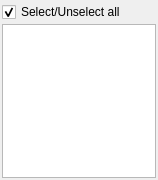
<?xml version="1.0" encoding="UTF-8"?>
<ui version="4.0">
 <class>FilterNames</class>
 <widget class="QWidget" name="FilterNames">
  <property name="geometry">
   <rect>
    <x>0</x>
    <y>0</y>
    <width>158</width>
    <height>180</height>
   </rect>
  </property>
  <property name="sizePolicy">
   <sizepolicy hsizetype="Preferred" vsizetype="MinimumExpanding">
    <horstretch>0</horstretch>
    <verstretch>0</verstretch>
   </sizepolicy>
  </property>
  <property name="windowTitle">
   <string>Names filter</string>
  </property>
  <layout class="QVBoxLayout" name="verticalLayout">
   <property name="spacing">
    <number>2</number>
   </property>
   <property name="sizeConstraint">
    <enum>QLayout::SetDefaultConstraint</enum>
   </property>
   <property name="leftMargin">
    <number>2</number>
   </property>
   <property name="topMargin">
    <number>2</number>
   </property>
   <property name="rightMargin">
    <number>2</number>
   </property>
   <property name="bottomMargin">
    <number>2</number>
   </property>
   <item>
    <widget class="QCheckBox" name="selectAll">
     <property name="layoutDirection">
      <enum>Qt::LeftToRight</enum>
     </property>
     <property name="text">
      <string>Select/Unselect all</string>
     </property>
     <property name="checked">
      <bool>true</bool>
     </property>
    </widget>
   </item>
   <item>
    <widget class="QListWidget" name="listWidget"/>
   </item>
  </layout>
 </widget>
 <resources/>
 <connections/>
</ui>
